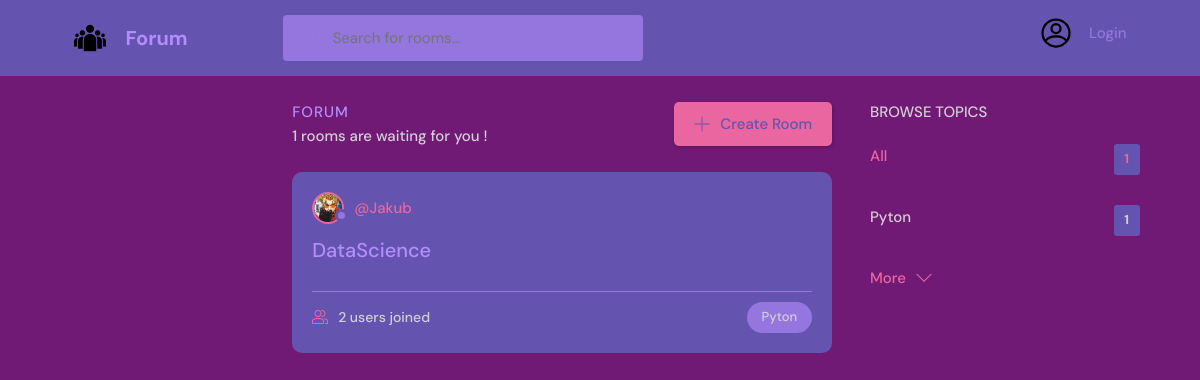
/, run on an earlier commit of the app's database.
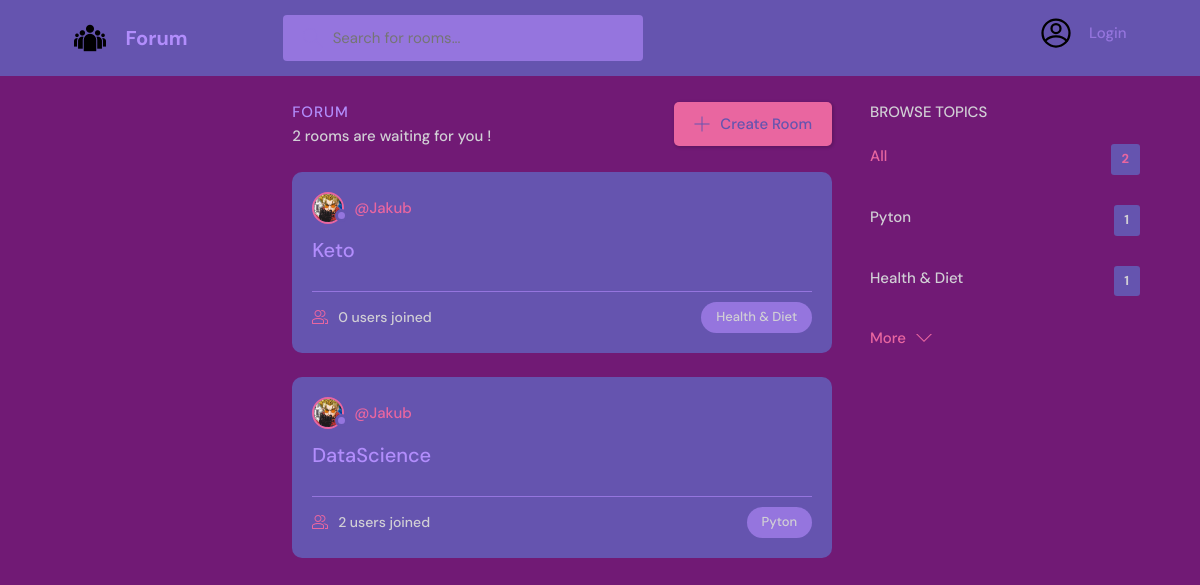
And on a later commit of the database.
### base/models.py (models this page shows, shortened)
class Room(models.Model):
    host = models.ForeignKey(User, on_delete=models.SET_NULL, null=True)
    topic = models.ForeignKey(Topic, on_delete=models.SET_NULL, null=True)
    name = models.CharField(max_length=150)
    description = models.TextField(null=True, blank=True)  # default jest false i by errory wywalalo jakby puste bylo
    participants = models.ManyToManyField(User, related_name="Users", blank=True)
    updated = models.DateTimeField(auto_now=True)  # kiedy bedzie save method uzyta to sie odpali
    created = models.DateTimeField(auto_now_add=True)
    class Meta:
        ordering = ["-updated", '-created']

class User(AbstractUser):
    name = models.CharField(max_length=200,null=True)
    email=models.EmailField(unique=True, null=True)
    bio=models.TextField(null=True)
    avatar = models.ImageField(null=True,default='avatar.svg')
    USERNAME_FIELD = 'email'
    REQUIRED_FIELDS = []

class Topic(models.Model):
    name = models.CharField(max_length=150)

### base/views.py (the view)
# urls.py: 2. Add a URL to urlpatterns:  path('', views.home, name='home')
def home(request):
    q = request.GET.get('q', '')  # pobierz wartość parametru q z adresu URL
    if q:
        rooms = Room.objects.filter(Q(topic__name__icontains=q) | Q(name__contains=q) | Q(description__contains=q))
    else:
        rooms = Room.objects.all()
    topics = Topic.objects.all()
    context = {'rooms': rooms, 'topics': topics}
    return render(request, 'base/home.html', context)

### base/templates/base/home.html (shortened to what this page needs)
{% extends 'main.HTML' %}
{% block content %}
    <main class="layout layout--3">
      <div class="container">
        <div class="roomList">
          <div class="roomList__header">
            <div>
              <h2>Forum</h2>
              <p>{{rooms.count}} rooms are waiting for you !</p>
            </div>
            <a class="btn btn--main whitepower" href="{% url 'create-room' %}">
              <svg version="1.1" xmlns="http://www.w3.org/2000/svg" width="32" height="32" viewBox="0 0 32 32">
                <title>add</title>
                <path
                  d="M16.943 0.943h-1.885v14.115h-14.115v1.885h14.115v14.115h1.885v-14.115h14.115v-1.885h-14.115v-14.115z"
                ></path>
              </svg>
              Create Room
            </a>
          </div>
          {% include 'base/feed_component.html' %}
        </div>
        {% include 'base/topics_component.html' %}
      </div>
    </main>
{% endblock %}

### base/templates/base/feed_component.html (shortened to what this page needs)
{% for room in rooms %}
<div class="roomListRoom">
            <div class="roomListRoom__header">
              <a href="{% url 'user-profile' room.host.id %}" class="roomListRoom__author">
                <div class="avatar avatar--small">
                  <img src="{{room.host.avatar.url}}" />
                </div>
                <span>@{{room.host.username}}</span>
              </a>
            </div>
            <div class="roomListRoom__content">
              <a href="{% url 'room' room.id%}">{{room.name}}</a>
            </div>
            <div class="roomListRoom__meta">
              <a href="{% url 'room' room.id%}" class="roomListRoom__joined">
                  {{room.participants.all.count}} users joined
              </a>
              <p class="roomListRoom__topic">{{room.topic.name}}</p>
            </div>
</div>
{% endfor %}

### base/templates/base/topics_component.html
<div class="topics">
          <div class="topics__header">
            <h2>Browse Topics</h2>
          </div>
          <ul class="topics__list">
            <li>
              <a href="{% url 'home' %}" class="active">All <span>{{topics.count}}</span></a>
            </li>
              {% for topic in topics %}
                <li>
              <a href="{% url 'home' %}?q={{topic.name}}">{{topic.name}} <span>{{topic.room_set.all.count}}</span></a>
                </li>
            {% endfor %}
          </ul>
          <a class="btn btn--link" href="{% url 'home' %}">
            More
            <svg version="1.1" xmlns="http://www.w3.org/2000/svg" width="32" height="32" viewBox="0 0 32 32">
              <title>chevron-down</title>
              <path d="M16 21l-13-13h-3l16 16 16-16h-3l-13 13z"></path>
            </svg>
          </a>
        </div>

What changed in the data, as far as the page shows it:
added Room: host.avatar (picture), host.username "Jakub", name "Keto", participants.all.count "0", topic.name "Health & Diet"
added Topic: name "Health & Diet", room_set.all.count "1"
Also different on the page:
{{ rooms.count }}: "1" → "2"
{{ topics.count }}: "1" → "2"
